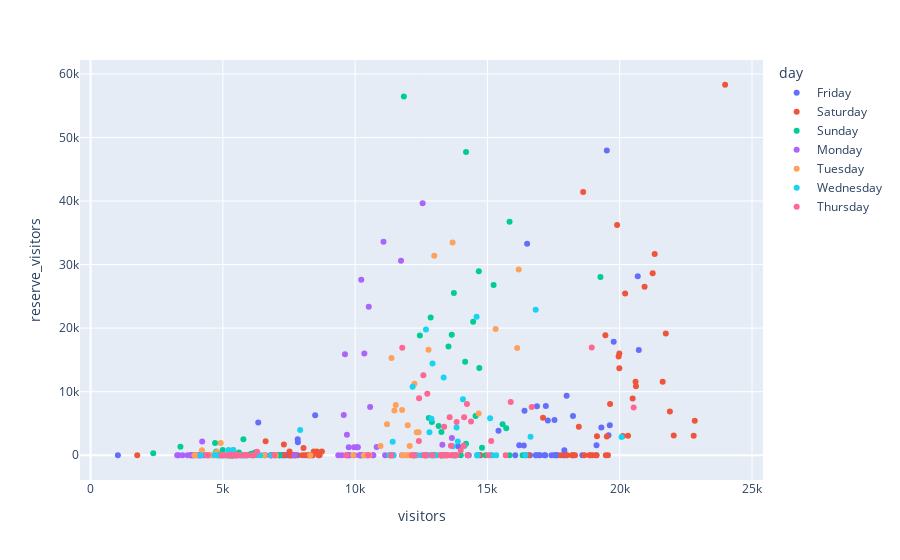

Notebook code for this chart:
### Markdown cell above
#### Animations Examples:

### Code cell
# create a grouping for the chart
data = df.groupby('visit_date')[['visitors', 'reserve_visitors']].sum().reset_index()
# create a column for day of the week to use for later charts
data['day'] = data.visit_date.dt.day_name()
# simple scatter chart
px.scatter(data, x='visitors', y='reserve_visitors',color='day')
